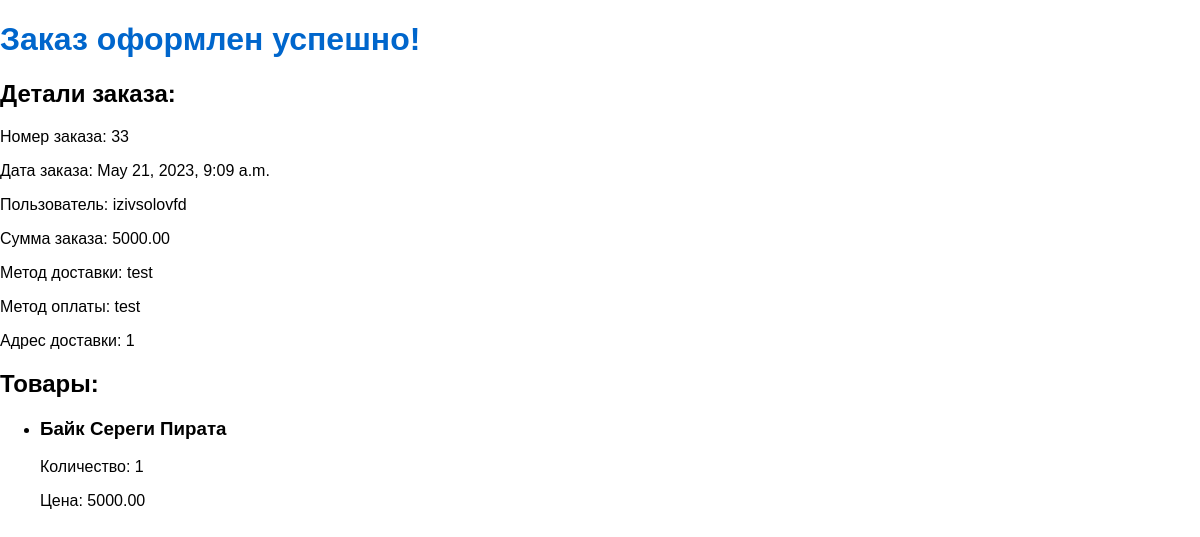
Screenshot of /myapp/order_detail/33/ with the database file from the repository.
### myapp/models.py (models this page shows, shortened)
class Order(models.Model):
    user = models.ForeignKey(User, on_delete=models.CASCADE)
    total_price = models.DecimalField(max_digits=10, decimal_places=2)
    order_date = models.DateTimeField(auto_now_add=True)

class User(AbstractUser):
    username = models.CharField(max_length=30, unique=30)
    lastname = models.CharField(max_length=50)
    firstname = models.CharField(max_length=50)
    email = models.EmailField(unique=True)
    password = models.CharField(max_length=128)
    phone = models.CharField(max_length=20)
    address = models.CharField(max_length=100)
    image = models.ImageField(upload_to='profile_images/', null=True)
    class Meta:
        db_table = 'myapp_user'

class OrderDelivery(models.Model):
    order = models.OneToOneField(Order, on_delete=models.CASCADE)
    shipping_method = models.ForeignKey(ShippingMethod, on_delete=models.CASCADE)
    payment_method = models.ForeignKey(PaymentMethod, on_delete=models.CASCADE)
    address = models.CharField(max_length=100)

class ShippingMethod(models.Model):
    name = models.CharField(max_length=100)
    cost = models.DecimalField(max_digits=10, decimal_places=2)

class PaymentMethod(models.Model):
    name = models.CharField(max_length=100)

class OrderItem(models.Model):
    order = models.ForeignKey(Order, on_delete=models.CASCADE, null=True)
    product = models.ForeignKey(Product, on_delete=models.CASCADE, null=True)
    quantity = models.PositiveIntegerField()
    price = models.DecimalField(max_digits=10, decimal_places=2)

class Product(models.Model):
    name = models.CharField(max_length=100)
    category = models.CharField(max_length=100)
    description = models.TextField()
    price = models.DecimalField(max_digits=10, decimal_places=2)
    imageurl = models.URLField()

### myapp/views.py (the view)
# urls.py: path('order_detail/<int:order_id>/', order_detail, name='order_detail'),
def order_detail(request, order_id):
    order = get_object_or_404(Order, id=order_id)
    order_delivery = OrderDelivery.objects.get(order=order)
    context = {
        'order': order,
        'order_delivery': order_delivery,
    }
    return render(request, 'order_detail.html', context)

### myapp/templates/order_detail.html (shortened to what this page needs)
<!DOCTYPE html>
<html>
<head>
     {% load static %}
    <link rel="stylesheet" type="text/css" href="{% static 'myapp/css/home.css' %}">
</head>
<body>
    <h1>Заказ оформлен успешно!</h1>
  <h2>Детали заказа:</h2>
<p>Номер заказа: {{ order.id }}</p>
<p>Дата заказа: {{ order.order_date }}</p>
<p>Пользователь: {{ order.user.username }}</p>
<p>Сумма заказа: {{ order.total_price }}</p>
<p>Метод доставки: {{ order_delivery.shipping_method.name }}</p>
<p>Метод оплаты: {{ order_delivery.payment_method.name }}</p>
<p>Адрес доставки: {{ order_delivery.address }}</p>
    <h2>Товары:</h2>
    <ul>
        {% for order_item in order.orderitem_set.all %}
            <li>
                <h3>{{ order_item.product.name }}</h3>
                <p>Количество: {{ order_item.quantity }}</p>
                <p>Цена: {{ order_item.price }}</p>
            </li>
        {% endfor %}
    </ul>
</body>
</html>

### myapp/static/myapp/css/home.css (style rules this page uses)
body { font-family: Arial, sans-serif; margin: 0; padding: 0; }
h1 { color: #0066cc; }

### rows the page displays
Order: id "33", order_date "May 21, 2023, 9:09 a.m.", user.username "izivsolovfd", total_price "5000.00"
OrderDelivery: shipping_method.name "test", payment_method.name "test", address "1"
OrderItem: product.name "Байк Сереги Пирата", quantity "1", price "5000.00"
